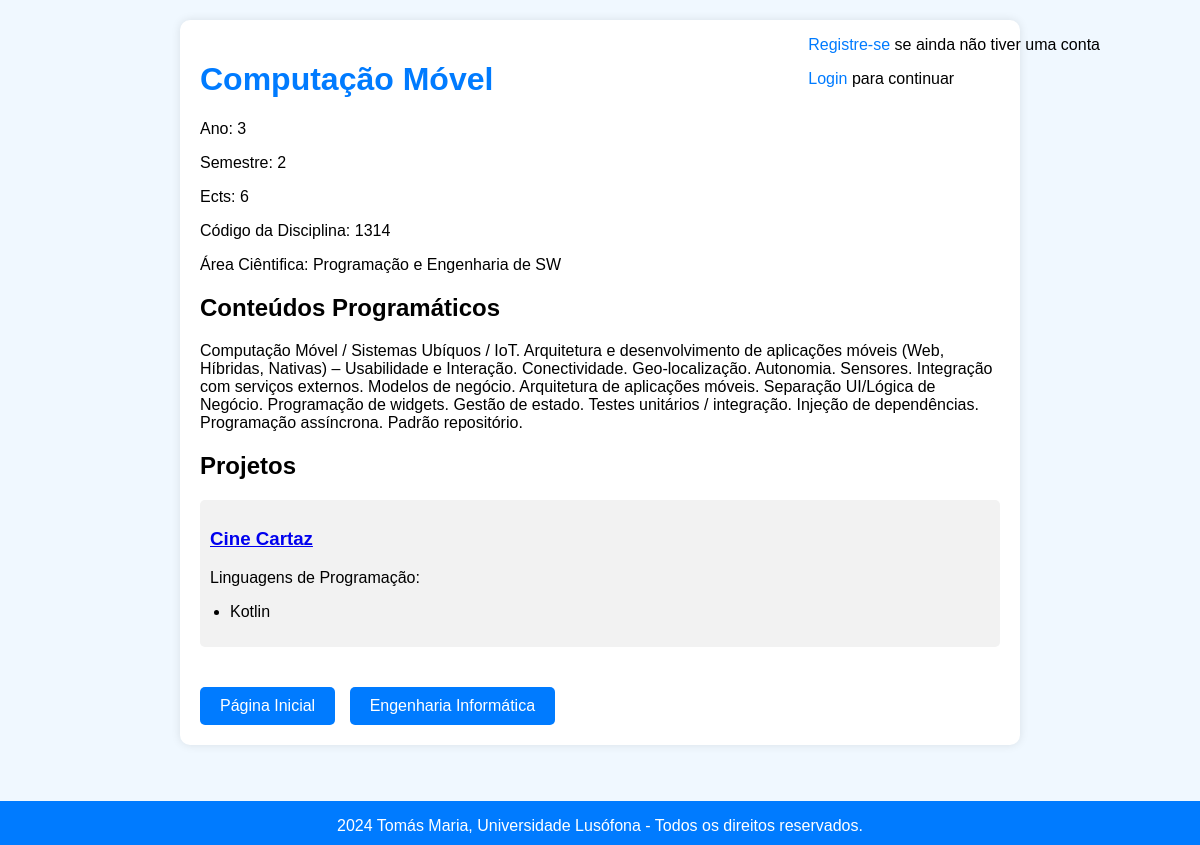
The app's page /curso/disciplina/Computação Móvel/ with its own data.
### curso/models.py (models this page shows, shortened)
class Disciplina(models.Model):
    nome = models.CharField(max_length=100, verbose_name='Nome')
    ano = models.IntegerField(verbose_name='Ano')
    semestre = models.IntegerField(verbose_name='Semestre')
    ects = models.IntegerField(verbose_name='Ects')
    code = models.IntegerField(verbose_name='curricularIUnitReadableCode')
    conteudos = models.CharField(max_length=500, verbose_name='Conteúdos Programáticos', default='Conteúdos Programáticos Padrão')
    area_cientifica = models.ForeignKey('Area_Cientifica', on_delete=models.CASCADE)

class Area_Cientifica(models.Model):
    nome = models.CharField(max_length=100, verbose_name='Nome')
    def __str__(self):
        return f'Área Ciêntifica: {self.nome}'

class Projeto(models.Model):
    nome = models.CharField(max_length=100, verbose_name='Nome')
    descricao = models.TextField(verbose_name='Descrição')
    conceitos = models.TextField(verbose_name='Conceitos Aplicados')
    tecnologias = models.TextField(verbose_name='Tecnologias Usadas')
    foto = models.ImageField(verbose_name='Imagem do Projeto', blank=True, null=True)
    video = models.URLField(verbose_name='Link Video do Youtube', blank=True, null=True)
    gitLink = models.URLField(verbose_name='Link Repositório GitHub', blank=True, null=True)
    disciplina = models.ForeignKey(Disciplina, on_delete=models.CASCADE)
    linguagens = models.ManyToManyField(Linguagem_Programacao, verbose_name='Linguagens de Programação')

class Linguagem_Programacao(models.Model):
    nome = models.CharField(max_length=100, verbose_name='Nome')

class Curso(models.Model):
    nome = models.CharField(max_length=100, verbose_name='Nome')
    apresentacao = models.TextField(verbose_name='Apresentação')
    objetivos = models.TextField(verbose_name='Objetivos')
    competencias = models.TextField(verbose_name='Competências')
    disciplinas = models.ManyToManyField('Disciplina', related_name='cursos', verbose_name='Disciplinas')

### curso/views.py (the view)
# urls.py: path('disciplina/<str:disciplina_nome>/', views.detalhes_disciplina, name='detalhes_disciplina'),
def detalhes_disciplina(request, disciplina_nome):
    disciplina = Disciplina.objects.get(nome=disciplina_nome)
    projetos = Projeto.objects.filter(disciplina=disciplina)
    context = {'disciplina': disciplina, 'projetos': projetos}
    return render(request, 'curso/detalhes_disciplina.html', context)

### curso/templates/curso/detalhes_disciplina.html (shortened to what this page needs)
<!DOCTYPE html>
<html lang="en">
<head>
</head>
<body>
    <div class="auth-menu">
        {% if user.is_authenticated %}
            <div class="login">
                <p>Logado como {{ user.username }}</p>
            </div>
            <div class="logout">
                <p><a href="{% url 'curso:logout' %}" class="auth-link">Logout</a></p>
            </div>
        {% else %}
            <div class="login">
                <div class="register">
                    <p><a href="{% url 'curso:registro' %}" class="auth-link">Registre-se</a> se ainda não tiver uma conta</p>
                </div>
                <p><a href="{% url 'curso:login' %}" class="auth-link">Login</a> para continuar</p>
            </div>
        {% endif %}
    </div>
    <div class="container">
        <h1>{{ disciplina.nome }}</h1>
        <p>Ano: {{ disciplina.ano }}</p>
        <p>Semestre: {{ disciplina.semestre }}</p>
        <p>Ects: {{ disciplina.ects }}</p>
        <p>Código da Disciplina: {{ disciplina.code }}</p>
        <p>{{ disciplina.area_cientifica }}</p>
        <h2>Conteúdos Programáticos</h2>
        <p>{{ disciplina.conteudos }}</p>
        <h2>Projetos</h2>
        {% if projetos %}
            {% for projeto in projetos %}
                <div class="projeto">
                    <h3><a href="{% url 'curso:detalhes_projeto' projeto.nome %}">{{ projeto.nome }}</a></h3>
                    <p>Linguagens de Programação:</p>
                    <ul class="linguagem">
                        {% for linguagem in projeto.linguagens.all %}
                            <li>{{ linguagem.nome }}</li>
                     {% endfor %}
                    </ul>
                </div>
            {% endfor %}
        {% else %}
                <p>Nenhum projeto disponível.</p>
        {% endif %}
        <a href="{% url 'curso:lista_cursos' %}" class="button">Página Inicial</a>
        <a href="{% url 'curso:detalhes_curso' disciplina.cursos.first.nome %}" class="button">{{ disciplina.cursos.first.nome }}</a>
    </div>
    <footer>
        <p>2024 Tomás Maria, Universidade Lusófona - Todos os direitos reservados.</p>
    </footer>
</body>
</html>

### curso/templates/curso/detalhes_disciplina.html (style rules this page uses)
body { font-family: Arial, sans-serif; background-color: #f0f8ff; margin: 0; padding: 0; }
.container { max-width: 800px; margin: 20px auto; padding: 20px; background-color: #fff; border-radius: 10px; box-shadow: 0px 0px 10px 0px rgba(0,0,0,0.1); margin-bottom: 100px; }
h1 { color: #007bff; }
p { margin-bottom: 10px; }
ul { list-style-type: none; padding: 0; }
li { margin-bottom: 10px; }
.button { display: inline-block; padding: 10px 20px; background-color: #007bff; color: #fff; text-decoration: none; border-radius: 5px; transition: background-color 0.3s ease; margin-top: 20px; margin-right: 10px; }
.projeto { margin-bottom: 20px; padding: 10px; background-color: #f2f2f2; border-radius: 5px; }
.linguagem { margin-left: 20px; list-style-type: disc; }
footer { background-color: #007bff; color: #fff; text-align: center; padding: 0px 0; position: fixed; bottom: 0; width: 100%; }
.auth-menu { position: absolute; top: 20px; right: 100px; display: flex; align-items: center; }
.auth-link { color: #007bff; text-decoration: none; margin-left: 10px; }

### records on screen
Disciplina: nome "Computação Móvel", ano "3", semestre "2", ects "6", code "1314", area_cientifica "Área Ciêntifica: Programação e Engenharia de SW", conteudos "Computação Móvel / Sistemas Ubíquos / IoT. Arquitetura e desenvolvimento de aplicações móveis (Web, Híbridas, Nativas) – Usabilidade e Interação. Conectividade. Geo-localização. Autonomia. Sensores. Integração com serviços externos. Modelos de negócio. Arquitetura de aplicações móveis. Separação UI/Lógica de Negócio. Programação de widgets. Gestão de estado. Testes unitários / integração. Injeção de dependências. Programação assíncrona. Padrão repositório.", cursos.first.nome "Engenharia Informática"
Projeto: nome "Cine Cartaz"
Linguagem_Programacao: nome "Kotlin"
